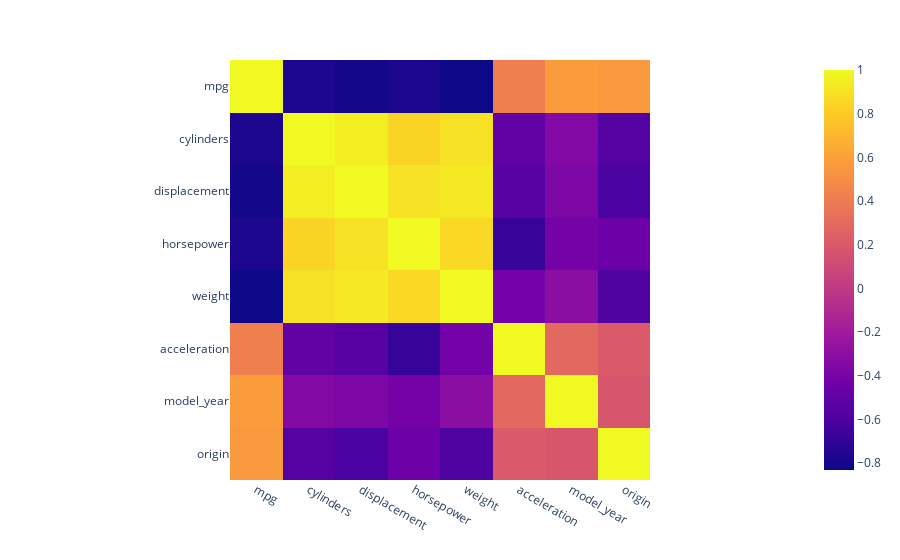

The notebook cell saved with this chart:
### Code cell
px.imshow(mpg_df.corr())

### Figure 1 — Plotly figure (JSON) as saved in the notebook; plotly's stock layout.template omitted (floating-point values rounded to 4 significant figures)
{"data": [{"coloraxis": "coloraxis", "hovertemplate": "x: %{x}<br>y: %{y}<br>color: %{z}<extra></extra>", "name": "0", "type": "heatmap", "x": ["mpg", "cylinders", "displacement", "horsepower", "weight", "acceleration", "model_year", "origin"], "xaxis": "x", "y": ["mpg", "cylinders", "displacement", "horsepower", "weight", "acceleration", "model_year", "origin"], "yaxis": "y", "z": [[1, -0.7754, -0.8042, -0.7735, -0.8317, 0.4203, 0.5793, 0.5635], [-0.7754, 1, 0.9507, 0.8413, 0.896, -0.5054, -0.3487, -0.5625], [-0.8042, 0.9507, 1, 0.8958, 0.9328, -0.5437, -0.3702, -0.6094], [-0.7735, 0.8413, 0.8958, 1, 0.8624, -0.6866, -0.4137, -0.4521], [-0.8317, 0.896, 0.9328, 0.8624, 1, -0.4175, -0.3066, -0.581], [0.4203, -0.5054, -0.5437, -0.6866, -0.4175, 1, 0.2881, 0.2059], [0.5793, -0.3487, -0.3702, -0.4137, -0.3066, 0.2881, 1, 0.1807], [0.5635, -0.5625, -0.6094, -0.4521, -0.581, 0.2059, 0.1807, 1]]}], "layout": {"coloraxis": {"colorscale": [[0, "#0d0887"], [0.1111, "#46039f"], [0.2222, "#7201a8"], [0.3333, "#9c179e"], [0.4444, "#bd3786"], [0.5556, "#d8576b"], [0.6667, "#ed7953"], [0.7778, "#fb9f3a"], [0.8889, "#fdca26"], [1, "#f0f921"]]}, "margin": {"t": 60}, "xaxis": {"anchor": "y", "constrain": "domain", "domain": [0, 1], "scaleanchor": "y"}, "yaxis": {"anchor": "x", "autorange": "reversed", "constrain": "domain", "domain": [0, 1]}}}
